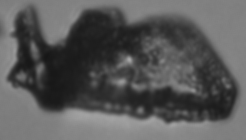
#> input picture train/campanian/camp_11nov_10_fc80_20x_456.png, 246 x 140 px; its folder holds only this picture in this run
$ jupyter execute --allow-errors data_conversion_emma_contrast_sharpness.ipynb   (shell and % lines are left out)
#> lines starting #> are read from the running program, lines starting #| are printed output that depends on the picture
# Introduction to a Convolutional NN - classifying handwritten numbers:

For a long time, images were inaccesible to computers and ML algorithms. However, at the turn of the century very fast development - a slow revolution - happened, and the usage of Convolutional Neural Networks (CNNs) became computationally feasible. The advent of Graphical Processing Units (GPUs) also help propel the sharp rise in ML image analysis capabilities.

Through first the MNIST database (1998-2004), and then the PASCAL (2005-2010) and ImageNet (2010-2017) competitions, CNN code developed to become capable of classifying the content of images. The following is an exercise, which uses the famous MNIST dataset, containing about 70000 images of handwritten digits, reduced (and anti-aliased) to 28-by-28 pixel black-and-write images.

The CNN applied filters to these images, and then concatenates (i.e. "boils down") the images to lower resolution. This process is repeated, and finally the resulting pixel values are fed to a normal Neural Network, and made to provide an output, which lowers the loss function (in this case getting the value of the digit right). Through backpropagation, the filter values and the NN parameters are optimised, and thus in the end, the CNN becomes capable of evaluating images.

The code and comments below is meant to be part illustration, part exercise.

***

Authors: Carl Johnsen & Troels Petersen

Emails: cjjohnsen@nbi.ku.dk & petersen@nbi.dk

Date: 15th of May 2021 (latest version)

[cell 1]
# Import standard libraries:
import numpy as np
import matplotlib.pyplot as plt
import seaborn as sns
sns.set_style("darkgrid")
import pandas as pd

import glob
from PIL import Image

[cell 2]
N = 64

from PIL import Image, ImageEnhance
imf ='train/campanian/camp_11nov_4_fc80_20x_1000.png'

def MakeImage(fname, contrast=1, sharpness=1, num=0, N=N):
    image1 = Image.open(fname).resize((N,N))
    image2 = ImageEnhance.Contrast(image1).enhance(contrast)
    image3 = ImageEnhance.Sharpness(image2).enhance(sharpness)
    if num == 1:
        image3 = np.array(image3)
    return image3
#> (the rest of this cell did not finish here and is left out)

[cell 3]
split = 7000
#> split = 7000
NoP = split
#> NoP = 7000
#> (the rest of this cell did not finish here and is left out)

[cell 4]
MetaPath = ["camp.csv","corylus.csv","dust.csv","grim.csv","qrob.csv","qsub.csv"]

MetaData = []
todrop = ['Particle ID',
          'Calibration Factor',
          'Calibration Image',
          'Camera',
          'Capture X',
          'Capture Y',
          'Date',
          'Elapsed Time',
          'Filter Score',
          'Image File',
          'Image Height',
          'Image Width',
          'Image X',
          'Image Y',
          'Source Image',
          'Time',
          'Timestamp',
          'imgpaths',
          'Sample'
         ]
#> (the rest of this cell did not finish here and is left out)

[cell 5]
path = ["campanian","corylus","dust","grimsvotn","qrobur","qsuber"]

files1 = glob.glob('train/'+path[0]+'/*.png')
files1 = files1[:split]
#> files1 = 1 item
data_camp = np.zeros((len(files1), N, N), dtype=np.uint8)
for i in range(len(files1)):
    im = MakeImage(files1[i], 1.8, 8, 1)
#> call 2 of MakeImage, with contrast = 1.8, sharpness = 8, num = 1, N = 64
#> in MakeImage (call 2), `image1 = Image.open(fname).resize((N,N))`:
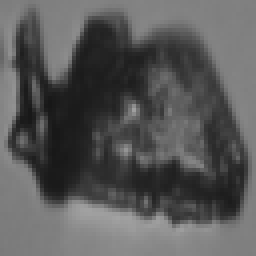
#> image1: PIL image 64x64 L (shown 4 times larger); min 23, max 162, mean 88.8
#> in MakeImage (call 2), `image2 = ImageEnhance.Contrast(image1).enhance(contrast)`:
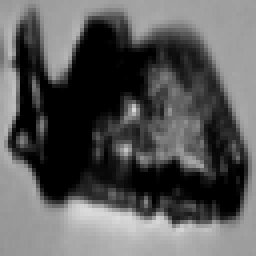
#> image2: PIL image 64x64 L (shown 4 times larger); min 0, max 220, mean 90.5
#> in MakeImage (call 2), `image3 = ImageEnhance.Sharpness(image2).enhance(sharpness)`:
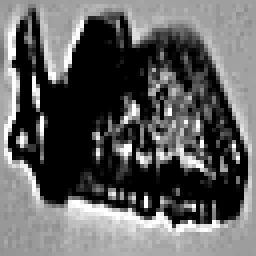
#> image3: PIL image 64x64 L (shown 4 times larger); min 0, max 255, mean 96.8
    data_camp[i] = np.asarray(im, dtype=np.uint8)

[cell 6]
from PIL import ImageEnhance

#> (the rest of this cell did not finish here and is left out)

#> (a cell that did not finish here is left out)

#> (a cell that did not finish here is left out)


[cell 9]
files2 = glob.glob('train/'+path[1]+'/*.png')
#> files2 = 1 item
files2 = files2[:split]
data_cory = np.zeros((len(files2),N,N), dtype=np.uint8)
for i in range(len(files2)):
    im = MakeImage(files2[i], 1.8, 8, 1)
#> call 4 of MakeImage, with contrast = 1.8, sharpness = 8, num = 1, N = 64
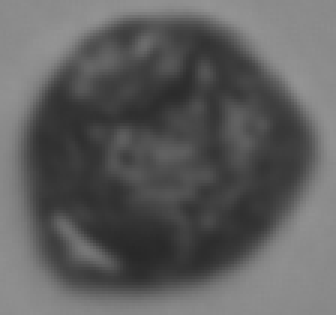
#> input picture train/corylus/corylus_4nov_10_fc80_20x_8.png, 112 x 105 px (shown 3 times larger)
#> in MakeImage (call 4), `image1 = Image.open(fname).resize((N,N))`:
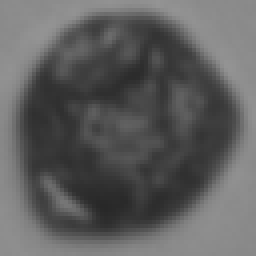
#> image1: PIL image 64x64 L (shown 4 times larger); min 40, max 148, mean 94.7
#> in MakeImage (call 4), `image2 = ImageEnhance.Contrast(image1).enhance(contrast)`:
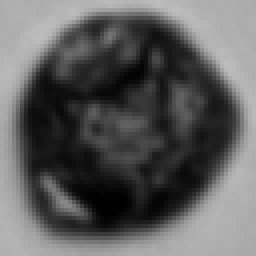
#> image2: PIL image 64x64 L (shown 4 times larger); min 0, max 190, mean 94.1
#> in MakeImage (call 4), `image3 = ImageEnhance.Sharpness(image2).enhance(sharpness)`:
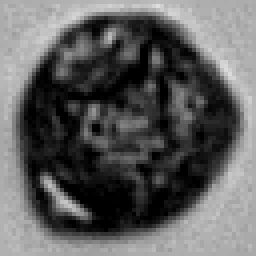
#> image3: PIL image 64x64 L (shown 4 times larger); min 0, max 223, mean 94.3
    data_cory[i] = np.asarray(im, dtype=np.uint8)

[cell 10]
files3 = glob.glob('train/'+path[2]+'/*.png')
files3 = files3[:split]
#> files3 = []
data_dust = np.zeros((len(files3),N,N), dtype=np.uint8)
#> data_dust = empty array
for i in range(len(files3)):
    im = MakeImage(files3[i], 1.8, 8, 1)
    data_dust[i] = np.asarray(im,dtype=np.uint8)

[cell 11]
files4 = glob.glob('train/'+path[3]+'/*.png')
files4 = files4[:split]
#> files4 = []
data_grim = np.zeros((len(files4),N,N),dtype=np.uint8)
#> data_grim = empty array
for i in range(len(files4)):
    im = MakeImage(files4[i], 1.8, 8, 1)
    data_grim[i] = np.asarray(im, dtype=np.uint8)

[cell 12]
files5 = glob.glob('train/'+path[4]+'/*.png')
files5 = files5[:split]
#> files5 = []
data_qro = np.zeros((len(files5),N,N), dtype=np.uint8)
#> data_qro = empty array
for i in range(len(files5)):
    im = MakeImage(files5[i], 1.8, 8, 1)
    data_qro[i] = np.asarray(im, dtype=np.uint8)

[cell 13]
files6 = glob.glob('train/'+path[5]+'/*.png')
files6 = files6[:split]
#> files6 = []
data_qsu = np.zeros((len(files6),N,N), dtype=np.uint8)
#> data_qsu = empty array
for i in range(len(files6)):
    im = MakeImage(files6[i], 1.8, 8, 1)
    data_qsu[i] = np.asarray(im, dtype=np.uint8)

[cell 14]
camp = 0*np.ones((1,split)).T
#> camp = 7000 values from 0 to 0
cory = np.ones((1,split)).T
#> cory = 7000 values from 1 to 1
dust = 2*np.ones((1,split)).T
#> dust = 7000 values from 2 to 2
grim = 3*np.ones((1,split)).T
#> grim = 7000 values from 3 to 3
qro = 4*np.ones((1,split)).T
#> qro = 7000 values from 4 to 4
qso = 5*np.ones((1,split)).T

labels = np.vstack([camp, cory, dust, grim, qro, qso])
